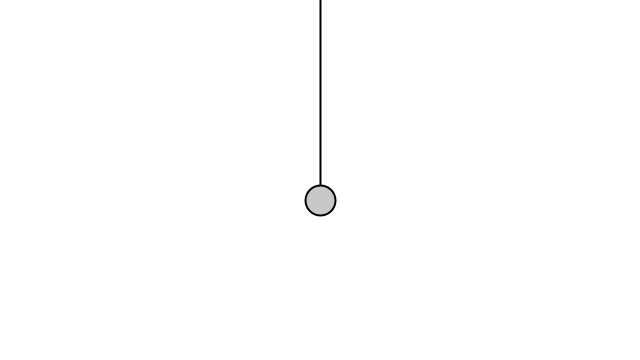
Frame 1 (no input)
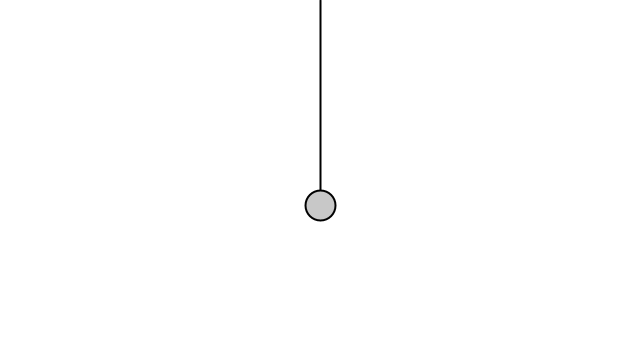
Frame 60 (the mouse pressed at the canvas centre just before this capture)
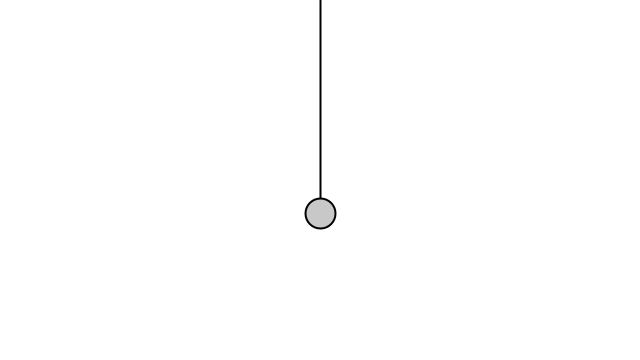
Frame 120 (the mouse held since frame 60 and released just before this capture)

The Processing sketch that drew these frames (run headless with seeded random() and noise(); from frame 60 on, the mouse is pressed at the canvas centre):

// Processing sketch: Spring
// ── Spring.pde
Bob bob;
float restLength;
float currentLength;

void setup(){
  size(640,360);
  bob = new Bob();
}

void draw(){
  background(255); 
  
  
  PVector spring = bob.springForce();
  bob.applyForce(spring);
  
  PVector gravity = new PVector(0,0.01);
  bob.applyForce(gravity);
  
  bob.display();
  bob.move();
}
// ── Bob.pde
class Bob{
  
  PVector location;
  PVector velocity;
  PVector acceleration;
  PVector origin;
  float theta;
  float amp = 5;
  
  Bob(){
    location = new PVector(width/2,200);
    velocity = new PVector(0,0);    
    origin = new PVector(width/2,0);
    acceleration = new PVector(0,0);
    theta = 0;
  }
  
  PVector springForce(){
    currentLength = location.y;
    float diff = currentLength-restLength;
    acceleration.mult(-1*1*diff);
    return acceleration;
  }
  
  void applyForce(PVector force){
    PVector f = force.get();
    acceleration.add(f);
  }
  
  void display(){
    stroke(0);
    strokeWeight(2);
    line(origin.x,origin.y,location.x,location.y);
    fill(200);
    stroke(0);
    strokeWeight(2);
    ellipse(location.x,location.y,30,30);
  }
  
  void move(){
    velocity.y = amp*sin(theta);
    velocity.add(acceleration);
    location.add(velocity);
    theta += 0.1;
    velocity.mult(0.99);
    acceleration.mult(0);
  }
  
  
  
}
